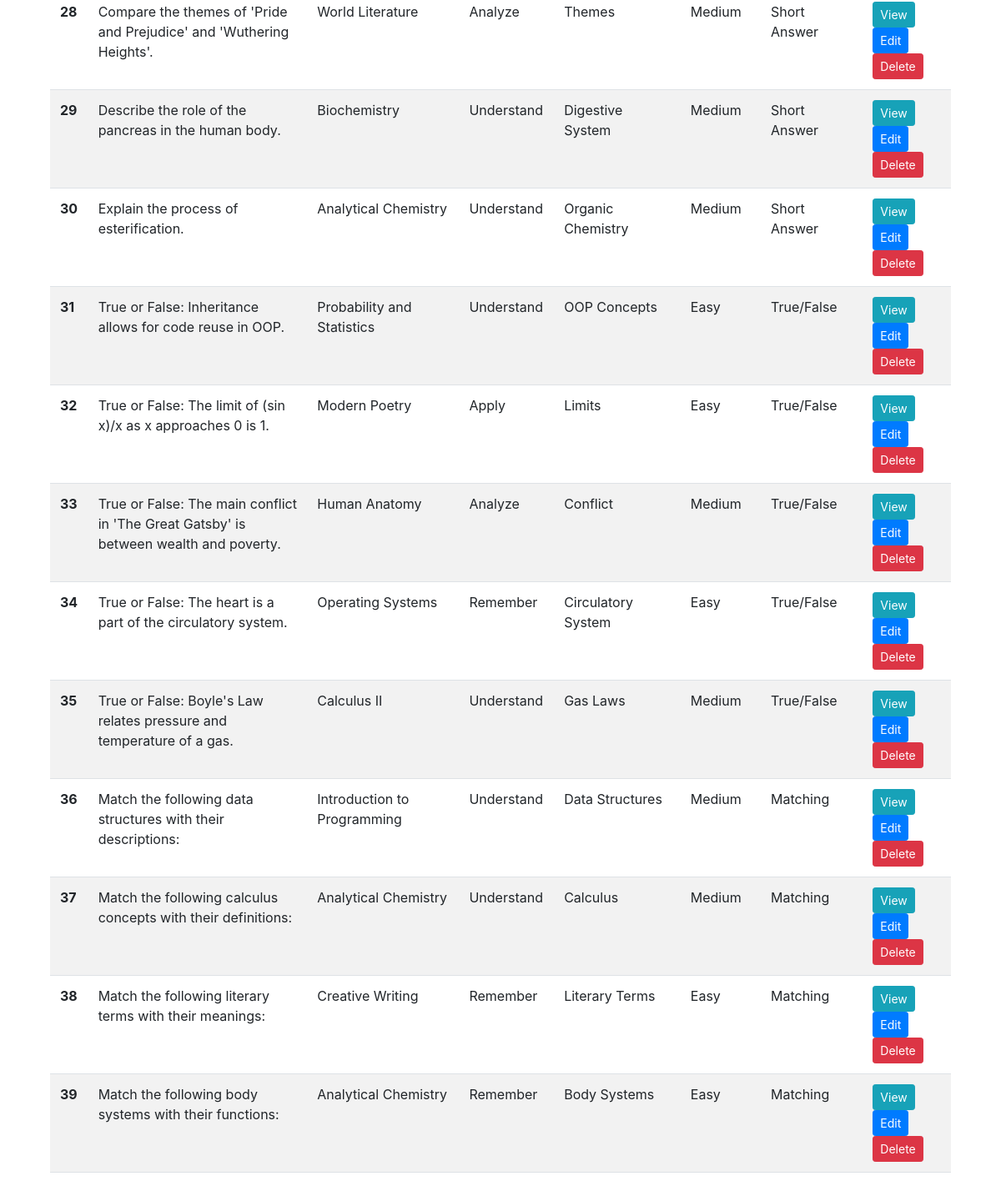
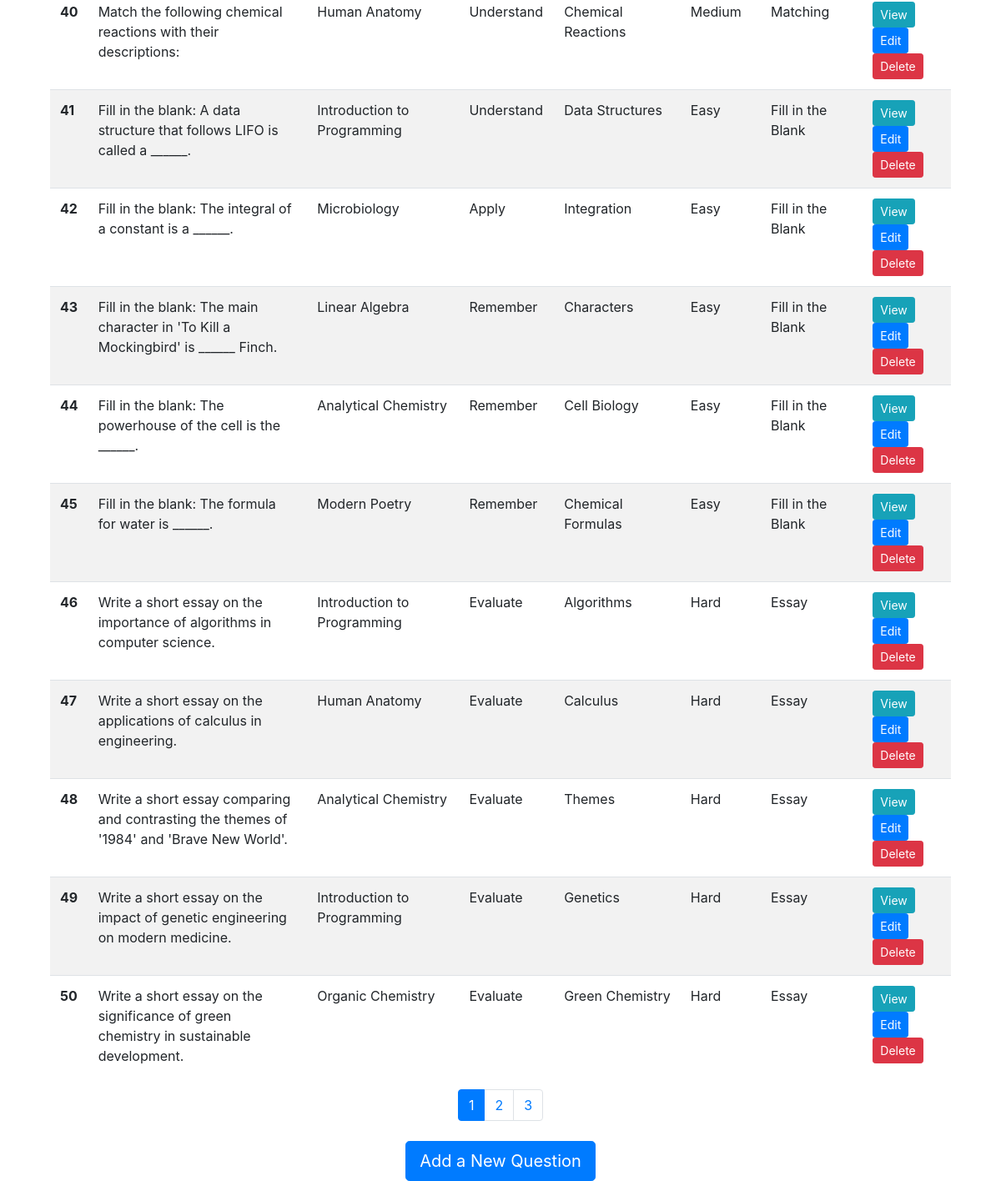
The page /questions/ (lower part) on the database as committed earlier (2 pictures, top to bottom).
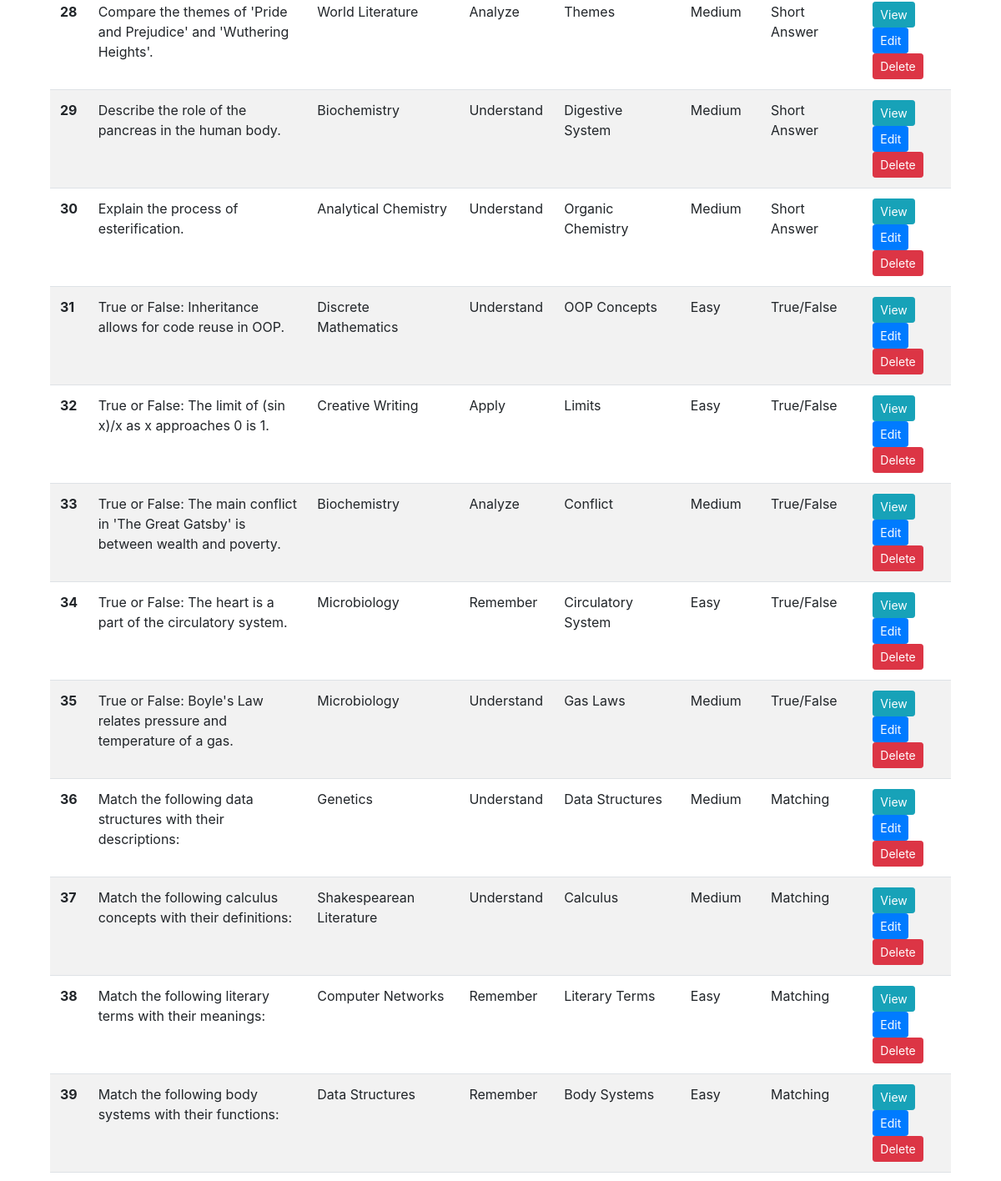
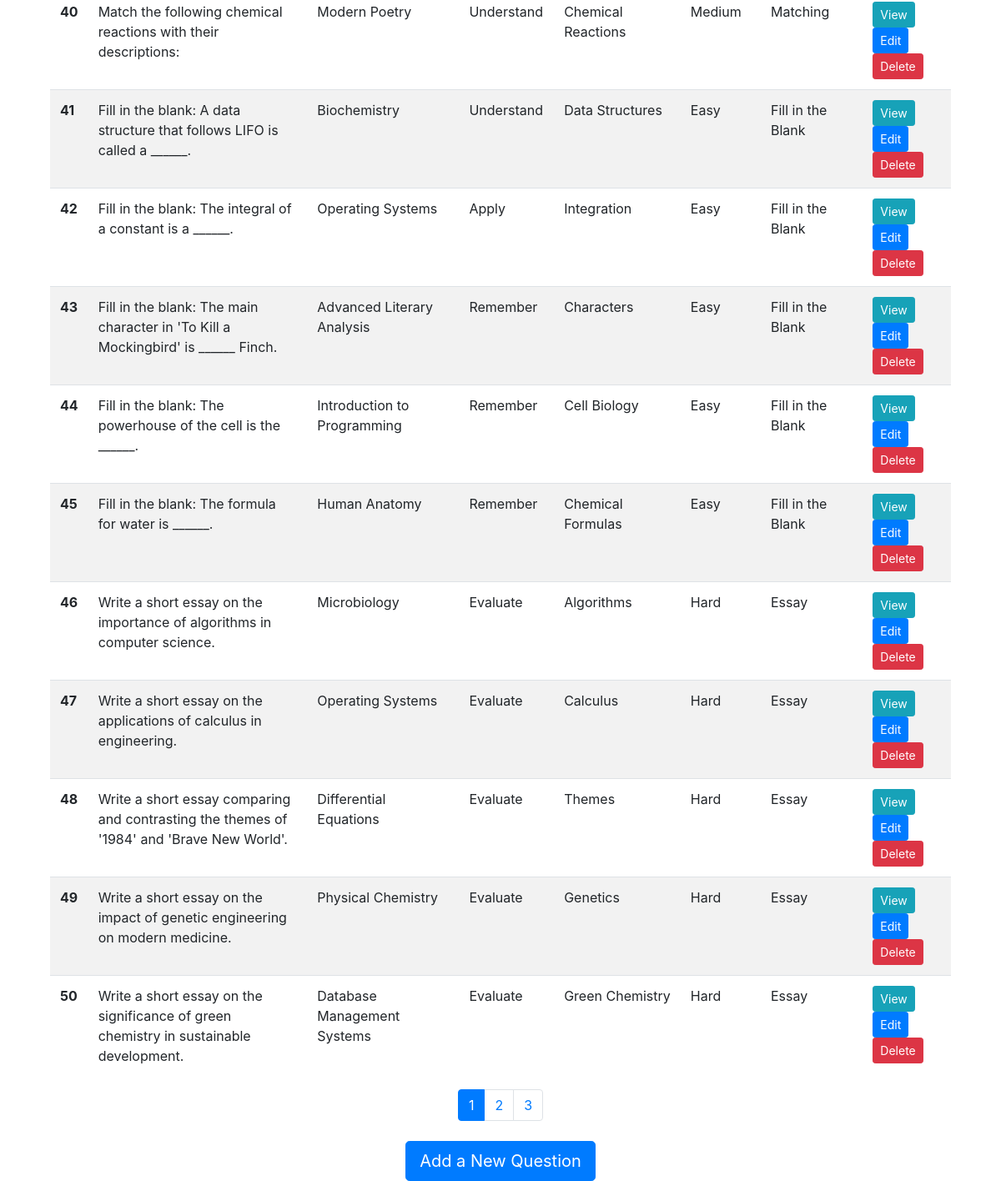
The same page on the database as committed later (2 pictures, top to bottom).
### models.py (models this page shows, shortened)
class Question(db.Model):
    id = db.Column(db.Integer, primary_key=True)
    content = db.Column(db.Text, nullable=False)
    course_id = db.Column(db.Integer, db.ForeignKey('course.id'), nullable=False)
    bloom_level = db.Column(db.String(50))
    topic = db.Column(db.String(100))
    difficulty = db.Column(db.String(50))
    question_type = db.Column(db.String(50))
    options = db.Column(db.Text)  # To store options for MCQs
    correct_answer = db.Column(db.Text)  # To store correct answer(s)
    pairs = db.Column(db.Text)  # To store pairs for matching questions
    essay_details = db.Column(db.Text)  # To store details for essay questions
    created_by = db.Column(db.String(100), nullable=False)
    created_at = db.Column(db.DateTime, nullable=False, default=datetime.utcnow)
    last_edited_by = db.Column(db.String(100), nullable=True)
    last_edited_at = db.Column(db.DateTime, nullable=True)
    course = db.relationship('Course', backref=db.backref('questions', lazy=True))

class Course(db.Model):
    id = db.Column(db.Integer, primary_key=True)
    name = db.Column(db.String(100), nullable=False)
    course_code = db.Column(db.String(20), nullable=False)
    school = db.Column(db.String(10), nullable=False)
    department = db.Column(db.String(100), nullable=False)
    outcomes = db.relationship('CourseOutcome', backref='course', lazy=True, cascade="all, delete-orphan")

### routes/questions.py (the view)
@question_bp.route('/', methods=['GET', 'POST'], endpoint='list_questions')
def list_questions():
    query = Question.query
    search_fields = ['content', 'bloom_level', 'topic', 'difficulty', 'question_type']
    filter_fields = ['bloom_level', 'difficulty', 'question_type']
    query = apply_filters(query, Question, search_fields, filter_fields)
    query = apply_sorting(query, Question)
    questions, total_questions, pagination = apply_pagination(query)
    bloom_levels = db.session.query(Question.bloom_level).distinct().all()
    difficulties = db.session.query(Question.difficulty).distinct().all()
    question_types = db.session.query(Question.question_type).distinct().all()
    per_page = int(request.args.get('per_page', 50))
    page = int(request.args.get('page', 1))
    return render_template('question_list.html', questions=questions, total_questions=total_questions, bloom_levels=bloom_levels, difficulties=difficulties, question_types=question_types, pagination=pagination, per_page=per_page, page=page)

### utils.py (called while the page is built)
def apply_filters(query, model, search_fields, filter_fields):
    search = request.args.get('search')
    if search:
        filters = [getattr(model, field).ilike(f'%{search}%') for field in search_fields]
        query = query.filter(or_(*filters))
    for field in filter_fields:
        value = request.args.get(field)
        if value:
            query = query.filter(getattr(model, field) == value)
    return query

def apply_sorting(query, model):
    sort_by = request.args.get('sort_by', 'id')  # Default to 'id' if not provided or empty
    if not sort_by or not hasattr(model, sort_by):
        sort_by = 'id'  # Ensure sort_by is valid and falls back to 'id'
    sort_order = request.args.get('sort_order', 'asc')
    if sort_order == 'asc':
        query = query.order_by(getattr(model, sort_by).asc())
    else:
        query = query.order_by(getattr(model, sort_by).desc())
    return query

def apply_pagination(query):
    per_page = int(request.args.get('per_page', 50))
    page = int(request.args.get('page', 1))
    pagination = query.paginate(page=page, per_page=per_page, error_out=False)
    return pagination.items, pagination.total, pagination

### templates/question_list.html (shortened to what this page needs)
{% extends "base.html" %}
{% block content %}
<div class="container mt-4">
  <table class="table table-striped">
    <tbody>
      {% for question in questions %}
      <tr>
        <th scope="row">{{ loop.index }}</th>
        <td>{{ question.content }}</td>
        <td>{{ question.course.name }}</td>
        <td>{{ question.bloom_level }}</td>
        <td>{{ question.topic }}</td>
        <td>{{ question.difficulty }}</td>
        <td>{{ question.question_type }}</td>
        <td>
          <a href="{{ url_for('questions.view_question', question_id=question.id) }}" class="btn btn-info btn-sm">View</a>
          <a href="{{ url_for('questions.edit_question', question_id=question.id) }}" class="btn btn-primary btn-sm">Edit</a>
          <form action="{{ url_for('questions.delete_question', question_id=question.id) }}" method="post" style="display:inline;">
            <button type="submit" class="btn btn-danger btn-sm">Delete</button>
          </form>
        </td>
      </tr>
      {% endfor %}
    </tbody>
  </table>
  <nav aria-label="Page navigation">
    <ul class="pagination justify-content-center">
      {% for page_num in range(1, pagination.pages + 1) %}
      <li class="page-item {% if page == page_num %}active{% endif %}">
        <a class="page-link" href="{{ url_for('questions.list_questions', page=page_num, per_page=per_page) }}">{{ page_num }}</a>
      </li>
      {% endfor %}
    </ul>
  </nav>
  <div class="text-center mt-4">
    <a class="btn btn-primary btn-lg" href="{{ url_for('questions.create_question') }}" role="button">Add a New Question</a>
  </div>
</div>
{% endblock %}

### templates/base.html (shortened to what this page needs)
<!doctype html>
<html lang="en">
  <head>
    <link href="https://stackpath.bootstrapcdn.com/bootstrap/4.5.2/css/bootstrap.min.css" rel="stylesheet">
  </head>
  <body>
    <div class="container mt-4">
      {% block content %}{% endblock %}
    </div>
  </body>
</html>

Rows that differ between the two databases and show on the page:
changed Question "True or False: Inheritance allows for code reuse in OOP.": course.name "Probability and Statistics" → "Discrete Mathematics"
changed Question "True or False: The limit of (sin x)/x as x approaches 0 is 1.": course.name "Modern Poetry" → "Creative Writing"
changed Question "Conflict": course.name "Human Anatomy" → "Biochemistry"
changed Question "True or False: The heart is a part of the circulatory system.": course.name "Operating Systems" → "Microbiology"
changed Question "True or False: Boyle's Law relates pressure and temperature of a gas.": course.name "Calculus II" → "Microbiology"
changed Question "Match the following data structures with their descriptions:": course.name "Introduction to Programming" → "Genetics"
changed Question "Match the following calculus concepts with their definitions:": course.name "Analytical Chemistry" → "Shakespearean Literature"
changed Question "Match the following literary terms with their meanings:": course.name "Creative Writing" → "Computer Networks"
changed Question "Match the following body systems with their functions:": course.name "Analytical Chemistry" → "Data Structures"
changed Question "Match the following chemical reactions with their descriptions:": course.name "Human Anatomy" → "Modern Poetry"
changed Question "Fill in the blank: A data structure that follows LIFO is called a ______.": course.name "Introduction to Programming" → "Biochemistry"
changed Question "Fill in the blank: The integral of a constant is a ______.": course.name "Microbiology" → "Operating Systems"
changed Question "Characters": course.name "Linear Algebra" → "Advanced Literary Analysis"
changed Question "Fill in the blank: The powerhouse of the cell is the ______.": course.name "Analytical Chemistry" → "Introduction to Programming"
changed Question "Fill in the blank: The formula for water is ______.": course.name "Modern Poetry" → "Human Anatomy"
changed Question "Write a short essay on the importance of algorithms in computer science.": course.name "Introduction to Programming" → "Microbiology"
changed Question "Write a short essay on the applications of calculus in engineering.": course.name "Human Anatomy" → "Operating Systems"
changed Question: course.name "Analytical Chemistry" → "Differential Equations"
changed Question "Write a short essay on the impact of genetic engineering on modern medicine.": course.name "Introduction to Programming" → "Physical Chemistry"
changed Question "Green Chemistry": course.name "Organic Chemistry" → "Database Management Systems"
